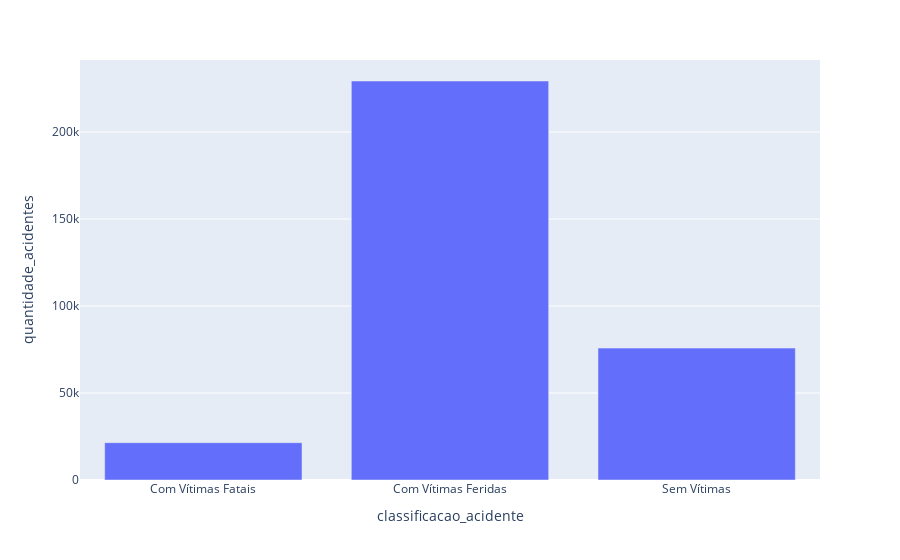

The cell this chart's notebook holds for it:
### Code cell
fig = px.bar(classe_acidente, x='classificacao_acidente', y='quantidade_acidentes')
fig.show()

### Figure 1 — Plotly figure (JSON) as saved in the notebook; plotly's stock layout.template omitted (floating-point values rounded to 4 significant figures)
{"data": [{"alignmentgroup": "True", "hovertemplate": "classificacao_acidente=%{x}<br>quantidade_acidentes=%{y}<extra></extra>", "legendgroup": "", "marker": {"color": "#636efa", "pattern": {"shape": ""}}, "name": "", "offsetgroup": "", "orientation": "v", "showlegend": false, "textposition": "auto", "type": "bar", "x": ["Com Vítimas Fatais", "Com Vítimas Feridas", "Sem Vítimas"], "xaxis": "x", "y": [21441, 229304, 75810], "yaxis": "y"}], "layout": {"barmode": "relative", "legend": {"tracegroupgap": 0}, "margin": {"t": 60}, "xaxis": {"anchor": "y", "domain": [0, 1], "title": {"text": "classificacao_acidente"}}, "yaxis": {"anchor": "x", "domain": [0, 1], "title": {"text": "quantidade_acidentes"}}}}
